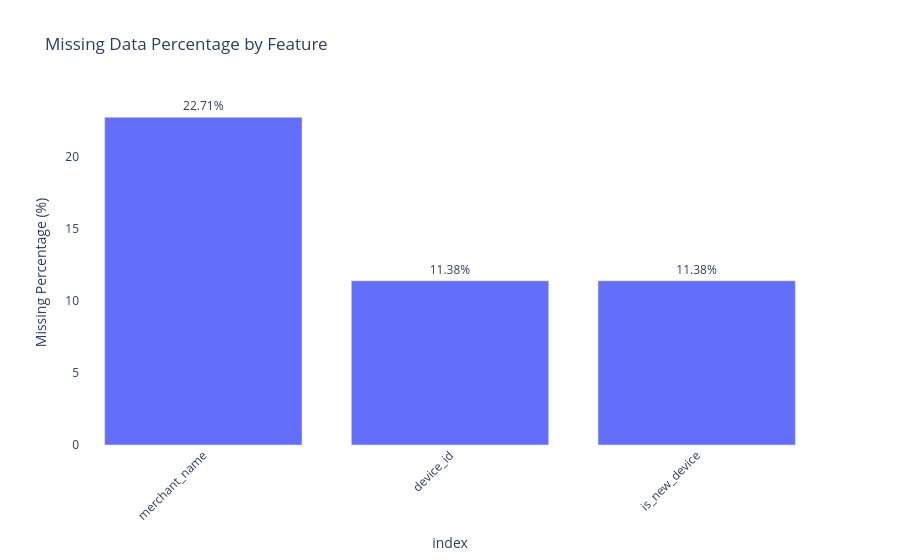

Notebook source saved alongside this figure:
### Markdown cell above
### Handling Missing Dataset:

### Code cell
# ----------------------------------------------------------
# 1. Check missing values before treatment
# ----------------------------------------------------------
'''
Create a dataframe to show total number of missing values
and percentage of missing values in merged data
'''

missing_data = pd.DataFrame({"Missing Data": merged_data.isnull().sum(), "Missing Percentage": (merged_data.isnull().mean() * 100).round(2)})

# Show only columns that contain missing values
missing_data = (missing_data[missing_data["Missing Data"] > 0].sort_values("Missing Percentage", ascending=False))

print("Missing values BEFORE treatment:")
print("--"*25)
print(missing_data)
print()


# Visualizing the Missing Data
print("Visaulization of Missing values BEFORE treatment:")
print("--"*25)
fig = px.bar(missing_data, x=missing_data.index, y="Missing Percentage",
             title="Missing Data Percentage by Feature",
             labels={"x": "Features", "Missing Percentage": "Missing Percentage (%)"},
             text="Missing Percentage")

fig.update_traces( texttemplate="%{text:.2f}%", textposition="outside")

fig.update_layout(showlegend=False, plot_bgcolor="white", paper_bgcolor="white",
                  xaxis=dict(showgrid=False, tickangle=-45), yaxis=dict(showgrid=False))

fig.show()

### Figure 1 — Plotly figure (JSON) as saved in the notebook; plotly's stock layout.template omitted (floating-point values rounded to 4 significant figures)
{"data": [{"hovertemplate": "index=%{x}<br>Missing Percentage (%)=%{text}<extra></extra>", "legendgroup": "", "marker": {"color": "#636efa", "pattern": {"shape": ""}}, "name": "", "orientation": "v", "showlegend": false, "text": [22.71, 11.38, 11.38], "textposition": "outside", "texttemplate": "%{text:.2f}%", "type": "bar", "x": ["merchant_name", "device_id", "is_new_device"], "xaxis": "x", "y": [22.71, 11.38, 11.38], "yaxis": "y"}], "layout": {"barmode": "relative", "legend": {"tracegroupgap": 0}, "paper_bgcolor": "white", "plot_bgcolor": "white", "showlegend": false, "title": {"text": "Missing Data Percentage by Feature"}, "xaxis": {"anchor": "y", "domain": [0, 1], "showgrid": false, "tickangle": -45, "title": {"text": "index"}}, "yaxis": {"anchor": "x", "domain": [0, 1], "showgrid": false, "title": {"text": "Missing Percentage (%)"}}}}
